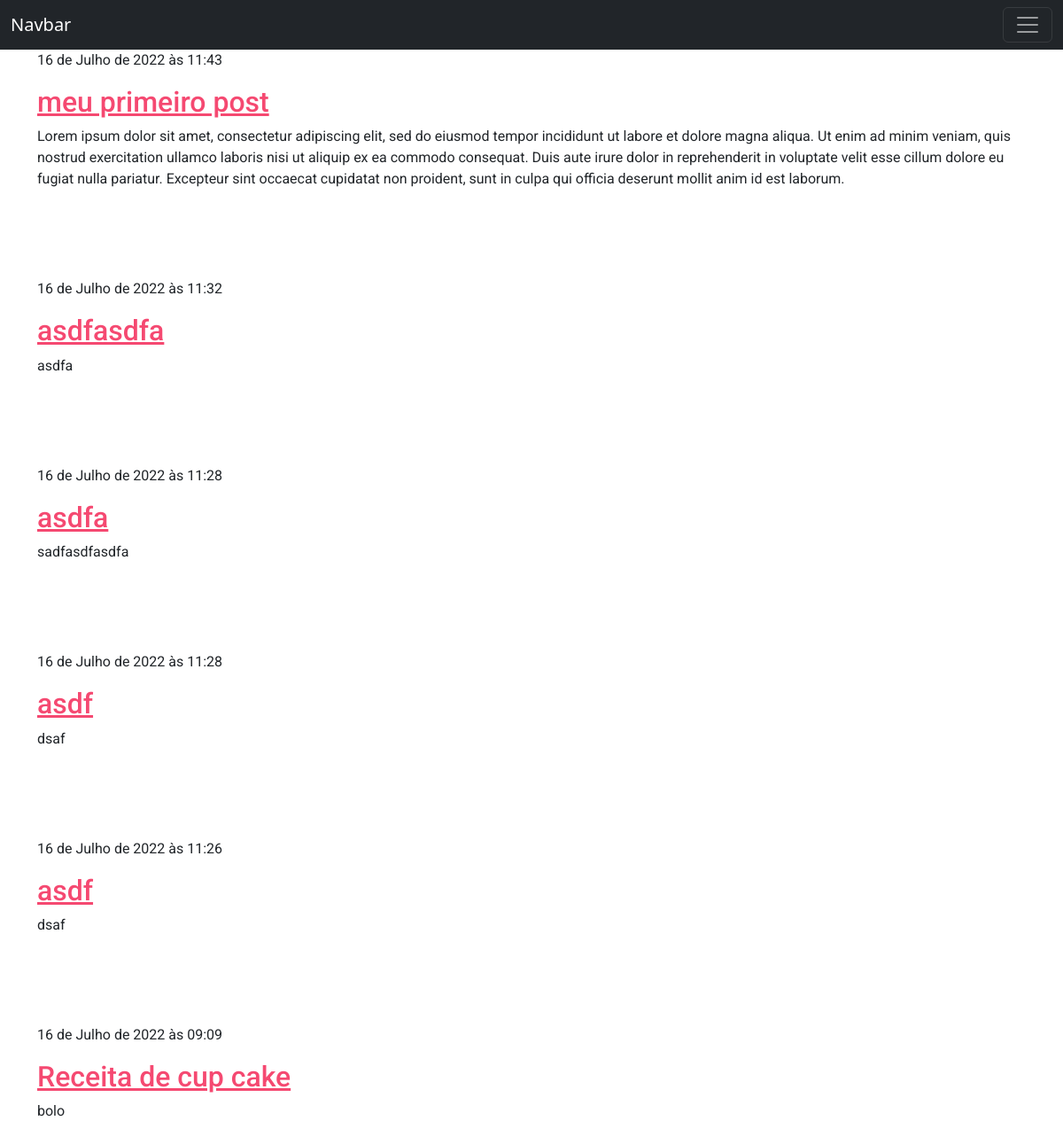
The app's page /, older data.
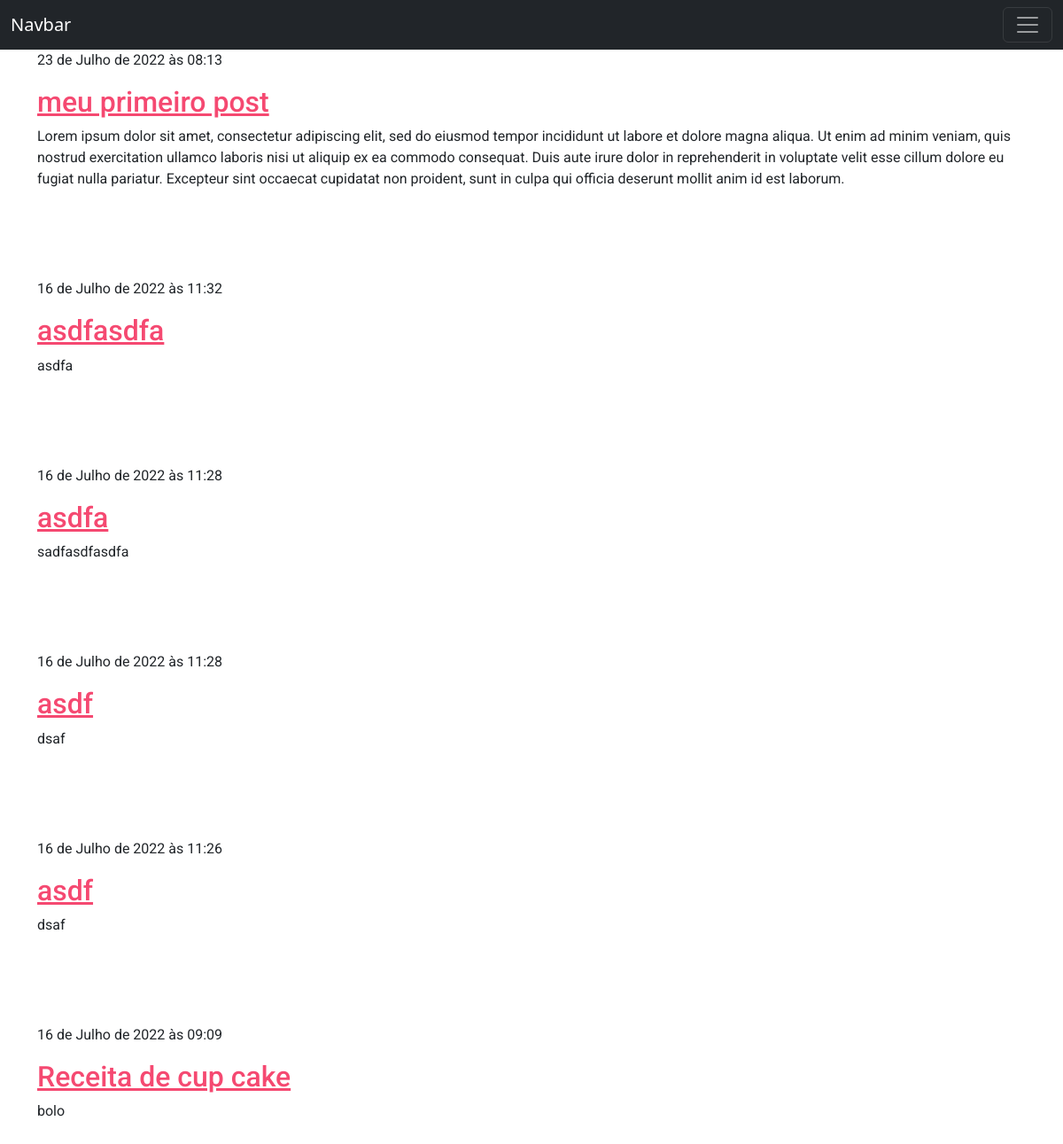
The same page, newer data.
### blog/models.py (models this page shows, shortened)
class Post(models.Model):
    author = models.ForeignKey(settings.AUTH_USER_MODEL,  on_delete=models.CASCADE)
    title = models.CharField(max_length=200)
    text = models.TextField()
    created_date = models.DateTimeField(default=timezone.now)
    published_date =  models.DateTimeField(blank=True, null=True)

### blog/views.py (the view)
# urls.py: path('', views.post_list, name='post_list'),
def post_list(request):
    context = {
        'posts':  Post.objects.filter(published_date__lte=timezone.now()).order_by('-published_date')
    }
    return render(request, 'blog/post_list.html', context)

### blog/templates/blog/post_list.html
{% extends 'blog/base.html' %}
{% block content %}
    {% for post in posts %}
        <div class="post">
            <p> {{ post.published_date }}</p>
            <h2><a href="{% url 'post_detail' pk=post.id %}"> {{ post.title }}</a></h2>
            <p> {{ post.text }}</p>
        </div>
    {% endfor  %}
{% endblock %}

Row changes from the older to the newer data that the page shows:
changed Post "meu primeiro post": published_date "16 de Julho de 2022 às 11:43" → "23 de Julho de 2022 às 08:13"
